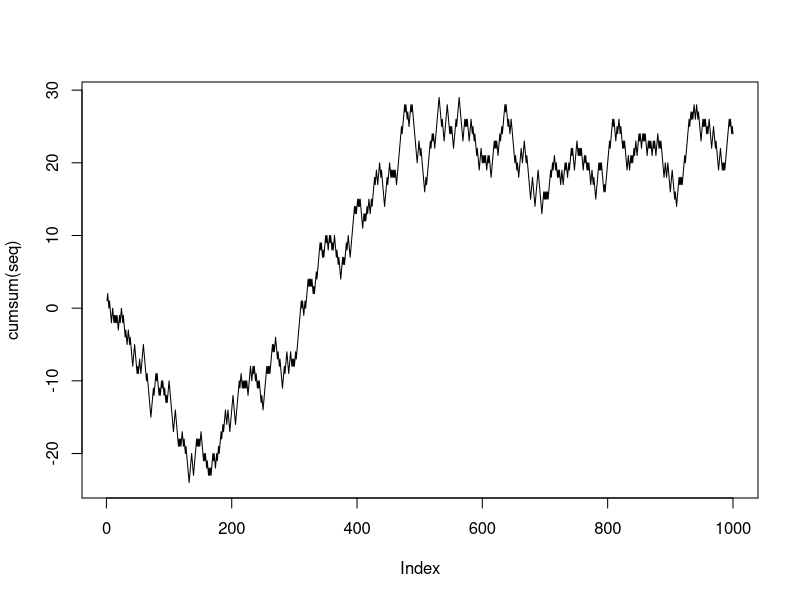
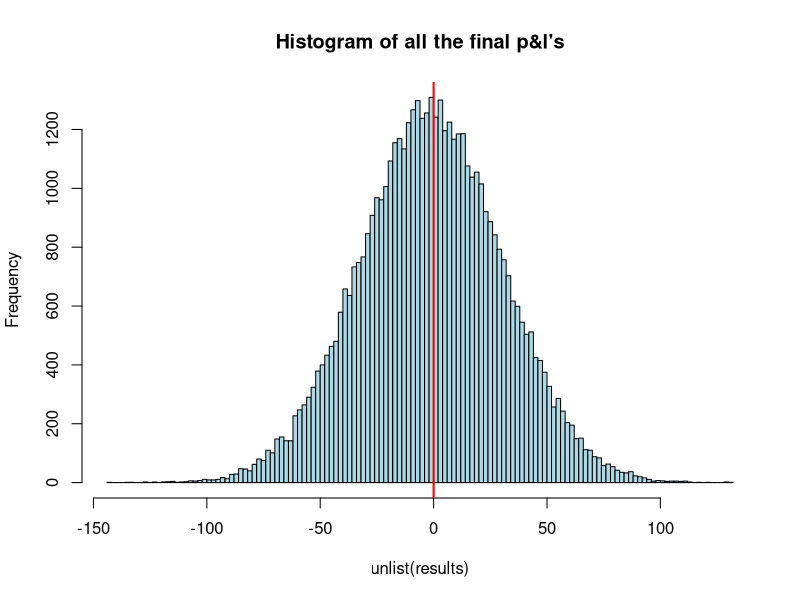

R code for these plots, in order:
#
# http://www.rfortraders.com/simulation-of-a-coin-toss-in-r/
#

 seq <- sample(c(-1,1), 1000, replace = TRUE);
 plot(cumsum(seq), type = 'l');



# Create an empty list to store the results
 results <- list()
 for(i in 1:50000) {
     coinTosses   <- cumsum(sample(c(-1,1), 1000, replace = TRUE)) 
     results[[i]] <- coinTosses[length(coinTosses)]
 }
 
 # Unlist the list and create a histogram. Set a title and set the color and breaks
   hist(unlist(results), main = "Histogram of all the final p&l's",col = "lightblue", breaks = 100)
 
 # Place a vertical line at 0 with a width of 2 in order to show the average of the distribution
 abline(v = 0, col = "red", lwd = 2)